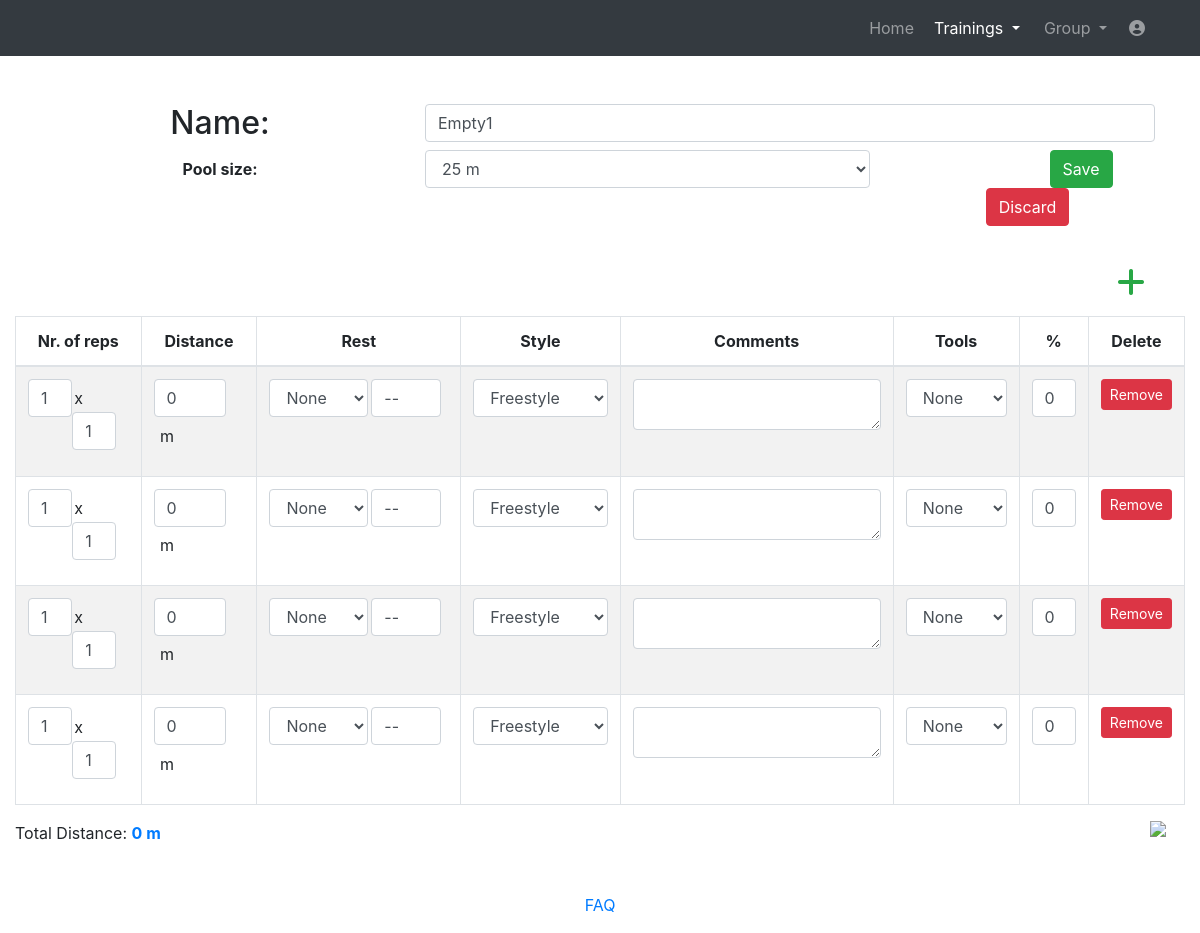
/website/alterplan/3 (signed in), run on the app's committed database.
### website/models.py (models this page shows)
class Plan(models.Model):
    name = models.CharField(max_length=128)
    size = models.CharField(max_length=30)
    totaldistance = models.IntegerField(default=0)
    saved_at = models.DateTimeField(auto_now=True)
    user = models.ForeignKey(User, on_delete=models.CASCADE)

class PlanRow(models.Model):
    rep1 = models.IntegerField(default=1)
    rep2 = models.IntegerField(default=1)
    distance = models.IntegerField(default=0)
    resttype = models.CharField(max_length=30)
    resttime = models.CharField(max_length=10, null=True)
    style = models.CharField(max_length=30)
    comments = models.CharField(max_length=828, null=True)
    tools = models.CharField(max_length=30)
    effort = models.IntegerField(default=0)
    plan = models.ForeignKey(Plan, on_delete=models.CASCADE)

### website/views_loggedin.py (the view)
# urls.py: path('alterplan/<int:plan_id>', views_loggedin.alterplan, name='alterplan'),
@login_required
def alterplan(request, plan_id):
    if Plan.objects.filter(pk=plan_id).exists():
        plan = Plan.objects.get(pk=plan_id)
        if plan.user == request.user:
            rows = PlanRow.objects.filter(plan=plan)
            return render(request, 'alterplan.html', context={'plan': plan, 'rows': rows, 'plan_id': plan_id})
        else:
            messages.info(request, 'Access denied. You are not the owner of this plan!', extra_tags='alert')
            return HttpResponseRedirect(reverse('manageplans'))
    else:
        messages.info(request, 'The plan with the id '+str(plan_id)+' does not exist.', extra_tags='alert')
        return HttpResponseRedirect(reverse('manageplans'))

### templates/alterplan.html (shortened to what this page needs)
<!DOCTYPE html>
<html lang="en">
<head>
  {% load static %}
  <link href="{% static 'vendor/bootstrap/css/bootstrap.min.css' %}" rel="stylesheet">
  <link media="screen" href="{% static 'css/plan.css' %}" rel="stylesheet">
  <link media="print" href="{% static 'css/print.css' %}" rel="stylesheet">
  <link href="{% static 'vendor/fontawesome-free/css/all.min.css' %}" rel="stylesheet" type="text/css">
  <link href="//netdna.bootstrapcdn.com/font-awesome/3.2.1/css/font-awesome.css" rel="stylesheet">
</head>
<body>
  <nav class="navbar navbar-expand-lg navbar-dark bg-dark static-top">
    <div class="container">
      <div class="collapse navbar-collapse" id="navbarResponsive">
        <ul class="navbar-nav ml-auto">
          <li class="nav-item ">
            <a class="nav-link" href="../home">Home</a>
          </li>
		  <li class="nav-item dropdown no-arrow mx-1 active">
			<a class="nav-link dropdown-toggle" href="#" id="messagesDropdown" role="button" data-toggle="dropdown" aria-haspopup="true" aria-expanded="false">
					Trainings
			</a>
		  </li>
          <li class="nav-item dropdown no-arrow mx-1">
			<a class="nav-link dropdown-toggle" href="#" id="messagesDropdown" role="button" data-toggle="dropdown" aria-haspopup="true" aria-expanded="false">
					Group
			</a>
		  </li>
		   <li class="nav-item dropdown no-arrow">
			<a class="nav-link " href="#" id="userDropdown" role="button" data-toggle="dropdown" aria-haspopup="true" aria-expanded="false">
			  <i class="fas fa-user-circle fa-fw"></i>
			</a>
		  </li>
        </ul>
      </div>
    </div>
  </nav>
  <div class="container">
    <div class="row">
      <div class="col-lg-12 text-center">
        <div class="row">
          <div class="col-md-4" >
              <h2 class="mt-5">Name:</h2>
          </div>
          <div class="col-md-8">
              <input type="text" class="form-control mt-5 planname" value="{{plan.name}}">
          </div>
        </div>
        <div class="form-group row">
            <label for="exampleFormControlSelect1" class="col-md-4 col-form-label"><p style="font-weight: bold;">Pool size:</p></label>
               <div class="col-sm-5">
                    <select class="form-control poolsize" id="exampleFormControlSelect1" >
                      <option value="25m">25 m</option>
                    </select>
               </div>
            <div class="col-sm-3">
              <button type="button" id="save" name="save" class="btn btn-success save" style="margin-left: 42%;"  data-toggle="modal" data-target="#saveModal">Save</button>
              <a class="btn btn-danger" data-toggle="modal" style="color: white;" data-target="#resetModal">Discard</a>
            </div>
        </div>
      </div>
    </div>
  </div>
  <br>
  <div class="container" style="max-width: 1340px;">
    {% include 'alterplantable.html' %}
  </div>
<footer class="page-footer font-small blue">
  <div class="footer-copyright text-center py-3">
    <a href="../help"> FAQ</a>
  </div>
</footer>
</body>
</html>

### templates/alterplantable.html (shortened to what this page needs)
  {% load static %}
    <div>
      <div >
        <div id="table" class="table-editable">
          <span class="table-add float-right mb-3 mr-2"><a href="#!" class="text-success" style="margin-right: 2.0rem !important;"><i
                class="fas fa-plus fa-2x" aria-hidden="true"></i></a></span>
          <table id="mytable" class="table table-bordered table-responsive-md table-striped text-center">
            <thead>
              <tr>
                <th class="text-center repprint" style="width: 11%;">Nr. of reps</th>
                <th class="text-center" style="width: 10%;">Distance</th>
                <th class="text-center" style="width: 18%;">Rest</th>
                <th class="text-center styleprint" style="width: 14%;">Style</th>
                <th class="text-center" style="width: 24%;">Comments</th>
                <th class="text-center" style="width: 11%;">Tools</th>
                <th class="text-center" title="Intensity % maxHR" style="width: 6%;">%</th>
                <th class="text-center deletehide" style="width: 7%;">Delete</th>
              </tr>
            </thead>
            <tbody>
             {% for b in rows %}
              <tr>
                <td>
                  <div class="form-group">
                    <input type="text" class="form-control rep1" value="{{b.rep1}}" style="float: left; width: 44%;">
                    <p style="float: left; margin: 2%; margin-top: 7%;">x</p>
                    <input type="text" class="form-control rep2" value="{{b.rep2}}" style="float: left; width: 44%;">
                  </div>
                </td>
                <td>
                    <div class="form-group">
                      <input type="text" class="form-control distance" value="{{b.distance}}" style="float: left; width: 80%;">
                      <p style="float: left; margin-left: 7%; margin-top: 7%;">m</p>
                    </div>
                </td>
                <td>
                  <div class="form-group" style="float: left; width: 55%;">
                    <select class="form-control resttype" >
                      <option class="None" value="None">None</option>
                    </select>
                  </div>
                   <input type="text" class="form-control resttime" placeholder="min:sec" style="float: left;width: 39%; margin-left: 2%;" value="{{b.resttime}}">
                </td>
                  <td>
                    <div class="form-group">
                      <select class="form-control style" >
                        <option value="Freestyle">Freestyle</option>
                      </select>
                    </div>
                </td>
                  <td>
                      <textarea  class="form-control autoExpand comments" rows="1" style="min-height: 53px;">{{b.comments}}</textarea>
                </td>
                  <td>
                    <div class="form-group">
                      <select class="form-control tools">
                        <option value="None">None</option>
                      </select>
                    </div>
                </td>
                <td>
                    <input type="text"  class="form-control effort" value="{{b.effort}}" >
                </td>
                 <td class="deletehide">
                  <span class="table-remove"><button type="button"
                      class="btn btn-danger btn-rounded btn-sm my-0">Remove</button></span>
                </td>
                {% endfor %}
              </tr>
            </tbody>
          </table>
        </div>
      </div>
    </div>
  <div class="form-group row">
      <div class="col-sm-11">
        <p>Total Distance: <b id="val" style="color: #007bff; font-weight:bold;" class="totaldistance"></b><b style="color: #007bff;"> m</b></p>
      </div>
      <div class="col-sm-1">
        <img style="width: 50%; " onclick="printPage()" class="float-right" src="{% static 'img/print.png' %}">
      </div>
  </div>

### static/css/print.css (style rules this page uses)
body { margin:0; padding:0; line-height: 1.4em; word-spacing:1px; letter-spacing:0.2px; color: #000; }
a:link, a:visited { background: transparent; color:#333; text-decoration:none; }
.btn, .btn-danger, .deletehide, .table-add, .footer-copyright, img { display:none; }
.repprint { width: 14% !important; }
.styleprint { width: 13% !important; }
.distance { width: 70% !important; }
.table td { padding: 0rem; }
select { -webkit-appearance: none; -moz-appearance: none; text-indent: 1px; text-overflow: ''; }
textarea { resize: none; }

### data on the page
Plan: name "Empty1"
PlanRow: rep1 "1", rep2 "1", distance "0", resttime "--", effort "0"
PlanRow: rep1 "1", rep2 "1", distance "0", resttime "--", effort "0"
PlanRow: rep1 "1", rep2 "1", distance "0", resttime "--", effort "0"
PlanRow: rep1 "1", rep2 "1", distance "0", resttime "--", effort "0"
